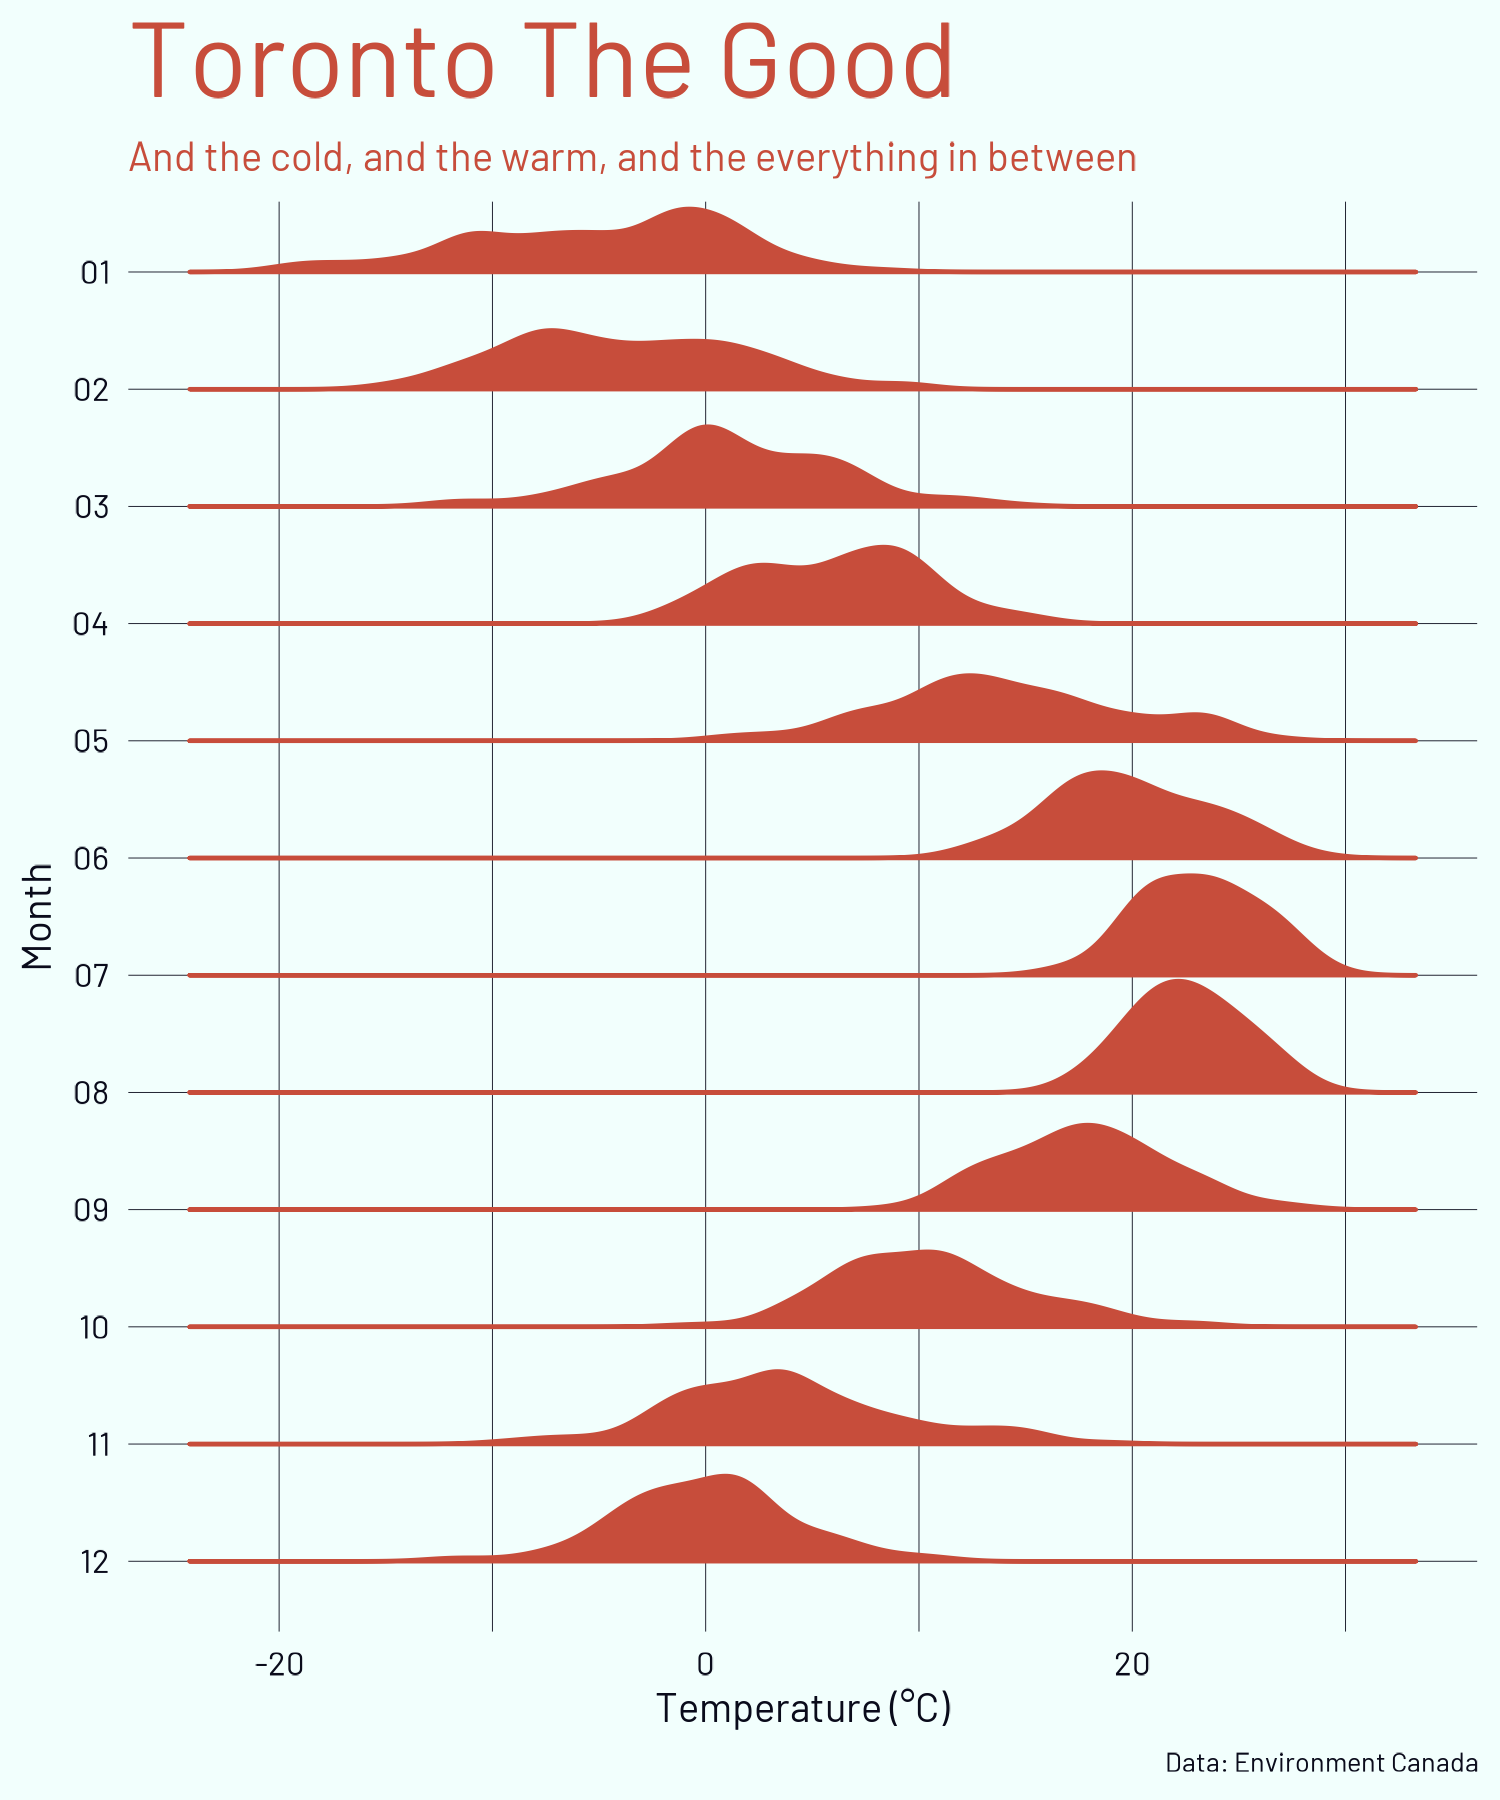

R code for this plot:
# day 4: historic
# historical weather in toronto

# data from https://climate.weather.gc.ca/climate_data/daily_data_e.html?StationID=51459&timeframe=2&StartYear=1840&EndYear=2023&Day=3&Year=2018&Month=4#
# had to download directly and read in, couldn't find a better solution quickly
setwd(dirname(rstudioapi::getActiveDocumentContext()$path))

library(dplyr)
library(ggplot2)
library(ggtext)
library(showtext)

font_add_google(name = 'Barlow', family = 'Barlow')
showtext_auto()

# get list of files for last 5 years
files <- list.files(pattern = "*csv")
file_list = lapply(files, read.csv)

to_data <- do.call(rbind, file_list) 

to_data <- to_data |>
  mutate(DayMonth = format(as.Date(Date.Time), "%d-%m"),
         Month = format(as.Date(Date.Time), "%m"))|>
  group_by(Month) |>
  mutate(month_val = mean(Mean.Temp...C., na.rm=T))

dens_col <- '#f59d9b'
back_col <- '#404046'

font_fam <- 'Barlow'

library(ggtext)

ggplot() + 
  ggridges::geom_density_ridges2(data = to_data, aes(x = Mean.Temp...C., 
                                                     y = forcats::fct_rev(Month)),
                                 fill = '#c74d3b',color = '#c74d3b', 
                                 scale = .95) +
  xlab('Temperature (°C)') +
  ylab('Month') +
  labs(title = "Toronto The Good",
       subtitle = "And the cold, and the warm, and the everything in between",
       caption = "Data: Environment Canada") +
  theme_minimal() +
  theme(plot.title = element_text(size = 80, color = "#c74d3b", family=font_fam),
        plot.subtitle = element_text(size = 30, color = '#c74d3b', family=font_fam),
        plot.caption = element_text(size = 20, color = '#0a0b1b', family=font_fam),
        plot.background = element_rect(fill = '#f2fffd',color=NA),
        panel.grid.minor.x = element_line(linewidth = .1, color='#0a0b1b'),
        panel.grid.major.x = element_line(linewidth = .1, color='#0a0b1b'),
        panel.grid.major.y = element_line(linewidth=.1, color="#0a0b1b"),
        axis.text = element_text(color = '#0a0b1b', size = 25, family=font_fam),
        axis.title = element_text(color = '#0a0b1b', size = 30, family=font_fam))


ggsave('day_4_historic.png', height = 6, width = 5, dpi = 300)  
                                     